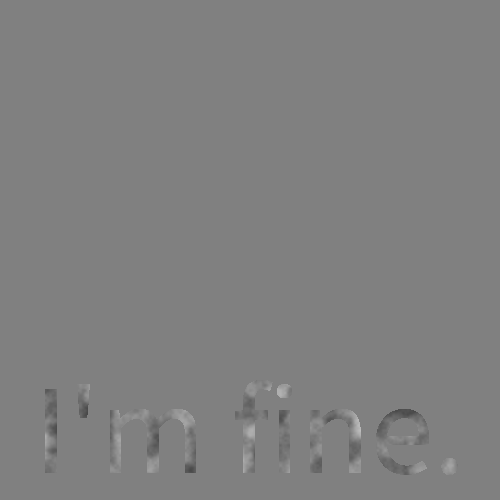
Frame 1 (no input)
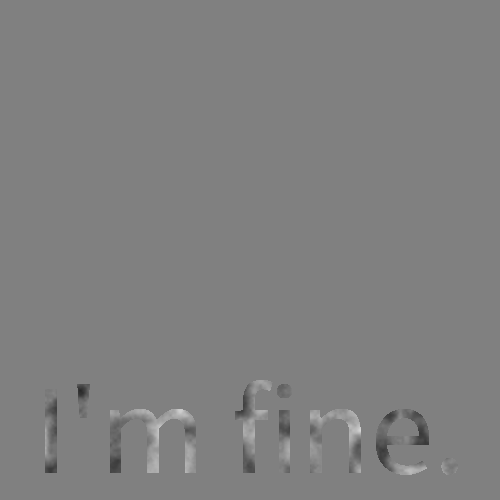
Frame 60 (the mouse pressed at the canvas centre just before this capture)
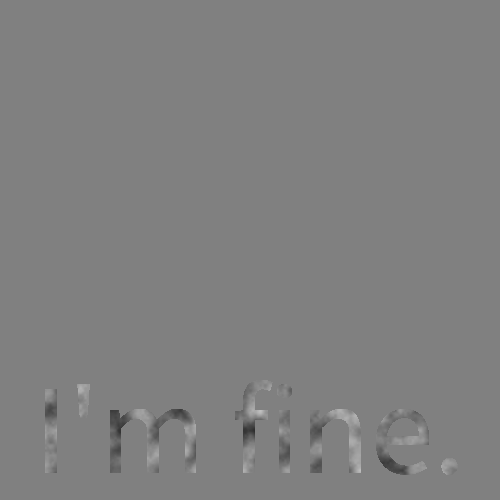
Frame 120 (the mouse held since frame 60 and released just before this capture)

The Processing sketch that drew these frames (run headless with seeded random() and noise(); from frame 60 on, the mouse is pressed at the canvas centre):

// Processing sketch: day_12_jan_20_17
// ── day_12_jan_20_17.pde
PGraphics pg_static, pg_text;
float t = 0;

void setup() {
  size(500, 500);
  pg_static = createGraphics(500, 150);
  pg_text = createGraphics(500, 150);
}

void draw() {
  pg_text.beginDraw();
  pg_text.background(255);
  pg_text.textSize(128);
  pg_text.textAlign(CENTER, BOTTOM);
  pg_text.fill(0);
  pg_text.text("I'm fine.", pg_text.width/2, pg_text.height);
  pg_text.endDraw();

  pg_static.beginDraw();
  float xoff = 0.0;
  for(int x = 0; x < pg_static.width; x++) {
    float yoff = 0.0;
    for(int y = 0; y < pg_static.height; y++) {
      // stroke(map(noise(xoff, yoff, t), 0, 1, 0, 255), map(noise(xoff+1000, yoff+1000, t), 0, 1, 0, 255), map(noise(xoff+2000, yoff+2000, t), 0, 1, 0, 255));
      pg_static.stroke(map(noise(xoff, yoff, t), 0, 1, 0, 255));
      pg_static.point(x, y);
      yoff += 0.05;
    }
    xoff += 0.05;
  }
  t += 0.1;
  pg_text.loadPixels();
  pg_static.loadPixels();
  for(int i = 0; i < pg_text.width*pg_text.height; i++) {
    if(pg_text.pixels[i] == color(255)) {
      pg_static.pixels[i] = color(128);
    }
  }
  pg_static.updatePixels();
  pg_static.endDraw();

  background(128);
  image(pg_static, 0, 500-150);
}
